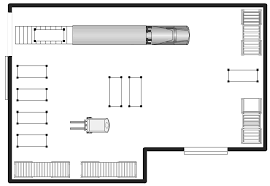
#> input picture warehouse.png, 270 x 186 px
$ python process_map.py
#> lines starting #> are read from the running program, lines starting #| are printed output that depends on the picture; after the words box and inside, x2 and y2 are one past the last pixel; in counts of white or black regions, pixels touching at a corner belong together
import cv2
import numpy as np


warehouse_image = cv2.imread("warehouse.png", 0)
#> warehouse_image is the input picture: shape (186, 270); min 0, max 255, mean 231.4
if warehouse_image is None:
    raise FileNotFoundError("The image 'warehouse.png' could not be found.")

_, binary_grid = cv2.threshold(warehouse_image, 200, 1, cv2.THRESH_BINARY_INV)
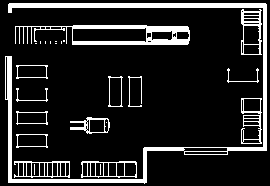
#> binary_grid: shape (186, 270); values 0 (black) and 1 (white), 14.1% white; 25 white regions (11 under 20 px), largest, box (x1, y1, x2, y2) and area: (5, 3, 267, 184) 3579, (15, 25, 190, 45) 1394, (241, 9, 262, 55) 347

kernel = np.ones((3, 3), np.uint8)

robust_grid = cv2.dilate(binary_grid, kernel, iterations=1)
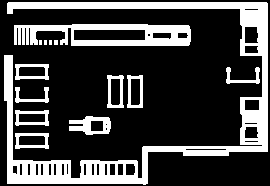
#> robust_grid: shape (186, 270); values 0 (black) and 1 (white), 26.1% white; 14 white regions (3 under 20 px), largest, box (x1, y1, x2, y2) and area: (4, 2, 268, 185) 8455, (14, 24, 191, 46) 2387, (69, 116, 111, 135) 473

final_grid = cv2.resize(robust_grid, (100, 100), interpolation=cv2.INTER_NEAREST)
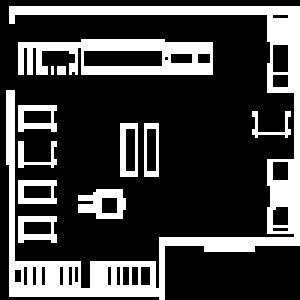
#> final_grid: shape (100, 100) (shown 3 times larger); values 0 (black) and 1 (white), 25.5% white; 12 white regions (2 under 20 px), largest, box (x1, y1, x2, y2) and area: (2, 2, 100, 100) 1573, (6, 13, 71, 25) 479, (26, 63, 42, 73) 101

np.savetxt("binary_grid.txt", final_grid, fmt='%d')
print("Binary grid saved to 'binary_grid.txt'")
